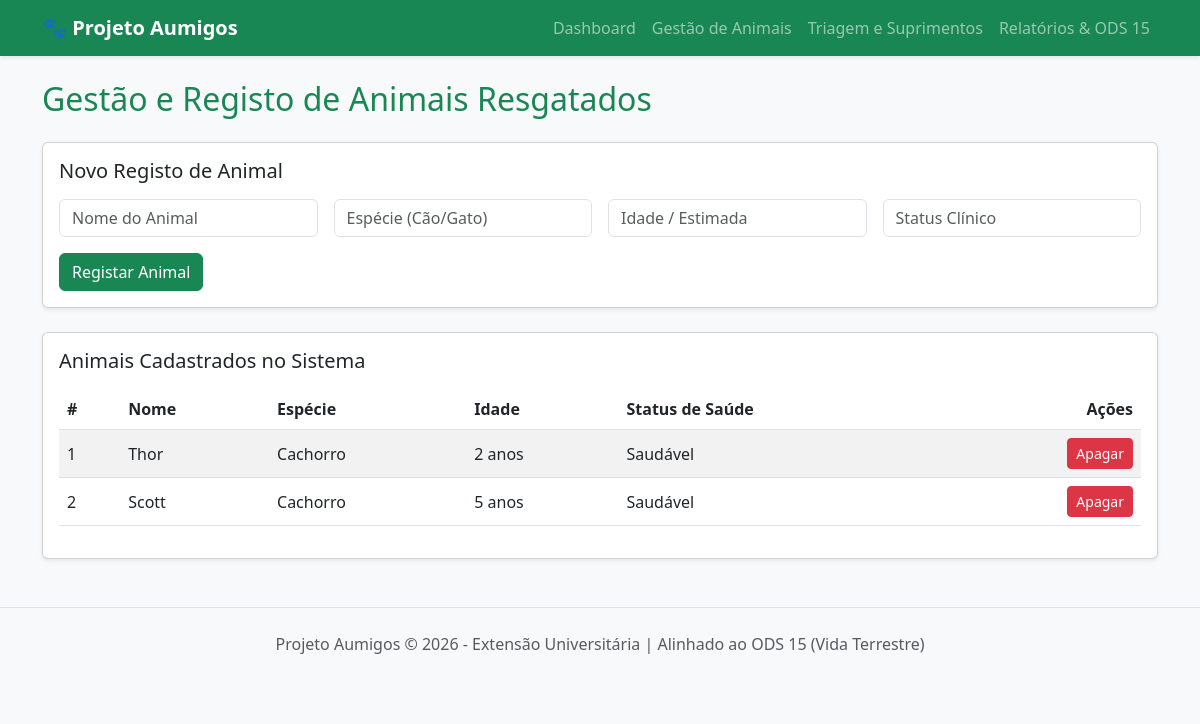
Page /animais on the committed database.
### app.py (models this page shows)
class Animal(db.Model):
    id = db.Column(db.Integer, primary_key=True)
    nome = db.Column(db.String(100), nullable=False)
    especie = db.Column(db.String(50), nullable=False)
    idade = db.Column(db.String(50), nullable=False)
    status_saude = db.Column(db.String(200), nullable=False)
    suprimentos = db.relationship('Suprimento', backref='animal_destinado', lazy=True, cascade='all, delete-orphan')

### app.py (the view, shortened to what this page needs)
@app.route('/animais', methods=['GET', 'POST'])
def animais():
    lista_animais = Animal.query.all()
    return render_template('animais.html', animais=lista_animais)

### templates/animais.html
{% extends "base.html" %}
{% block content %}
<h2 class="mb-4 text-success">Gestão e Registo de Animais Resgatados</h2>
<div class="card shadow-sm mb-4">
    <div class="card-body">
        <h5 class="card-title mb-3">Novo Registo de Animal</h5>
        <form method="POST">
            <div class="row g-3">
                <div class="col-md-3"><input type="text" class="form-control" name="nome" placeholder="Nome do Animal" required></div>
                <div class="col-md-3"><input type="text" class="form-control" name="especie" placeholder="Espécie (Cão/Gato)" required></div>
                <div class="col-md-3"><input type="text" class="form-control" name="idade" placeholder="Idade / Estimada" required></div>
                <div class="col-md-3"><input type="text" class="form-control" name="status_saude" placeholder="Status Clínico" required></div>
            </div>
            <button type="submit" class="btn btn-success mt-3">Registar Animal</button>
        </form>
    </div>
</div>
<div class="card shadow-sm">
    <div class="card-body">
        <h5 class="card-title mb-3">Animais Cadastrados no Sistema</h5>
        <table class="table table-striped align-middle">
            <thead>
                <tr>
                    <th>#</th>
                    <th>Nome</th>
                    <th>Espécie</th>
                    <th>Idade</th>
                    <th>Status de Saúde</th>
                    <th class="text-end">Ações</th>
                </tr>
            </thead>
            <tbody>
                {% for a in animais %}
                <tr>
                    <td>{{ a.id }}</td>
                    <td>{{ a.nome }}</td>
                    <td>{{ a.especie }}</td>
                    <td>{{ a.idade }}</td>
                    <td>{{ a.status_saude }}</td>
                    <td class="text-end">
                        <form action="{{ url_for('deletar_animal', id=a.id) }}" method="POST" style="display:inline;">
                            <button type="submit" class="btn btn-danger btn-sm" onclick="return confirm('Tem certeza que deseja apagar este registo? Todos os suprimentos associados também serão removidos.');">Apagar</button>
                        </form>
                    </td>
                </tr>
                {% else %}
                <tr><td colspan="6" class="text-center text-muted">Nenhum animal registado até o momento.</td></tr>
                {% endfor %}
            </tbody>
        </table>
    </div>
</div>
{% endblock %}

### rows in the picture
Animal: id "1", nome "Thor", especie "Cachorro", idade "2 anos", status_saude "Saudável"
Animal: id "2", nome "Scott", especie "Cachorro", idade "5 anos", status_saude "Saudável"
